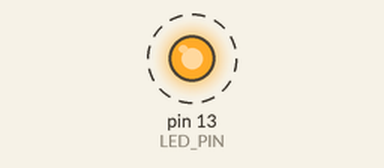
A sketch run on a simulated Arduino Uno, built with avr-gcc and run on an emulated ATmega328P. Shown: output pins drawn as LEDs (lit = HIGH). Dashed ring = blinking. What the sketch prints to the serial monitor is not drawn.

Above: at 0.2 s.
Timing chart, 0 to 3.0 s (numbered marks = the images above):
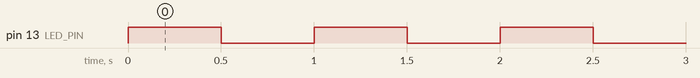

The sketch:

app.ino
```cpp
// (licence header left out)
const int LED_PIN = 13;

void setup()
{
    Serial.begin(115200);
    Serial.println("Blink sample started...");
    pinMode(LED_PIN, OUTPUT);
}

void loop()
{
    digitalWrite(LED_PIN, HIGH);
    delay(500);
    digitalWrite(LED_PIN, LOW);
    delay(500);
    Serial.println("blinking...");
}
```

Measured:
- by itself, pin 13 (LED_PIN): alternates HIGH for 0.50 s and LOW for 0.50 s
